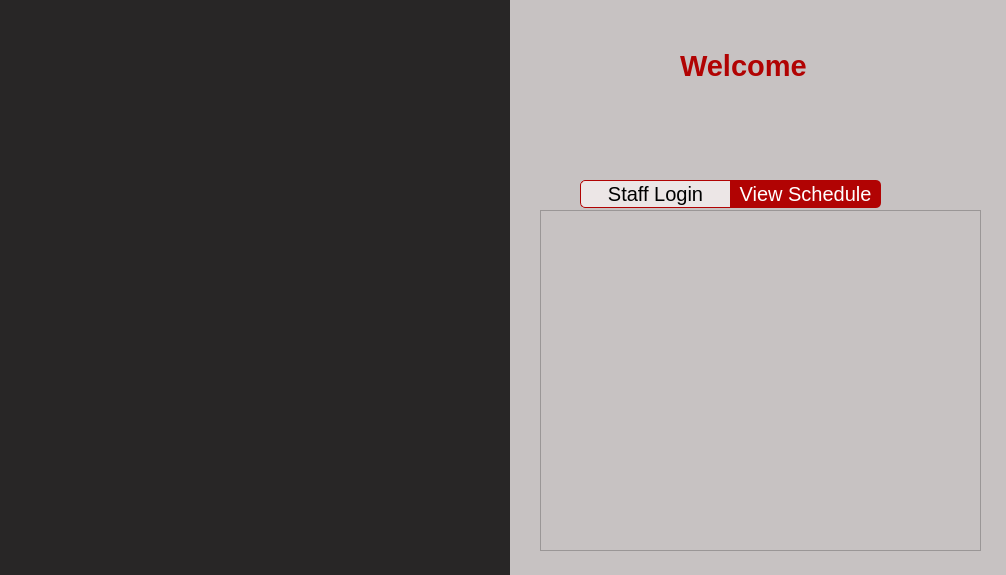
<?xml version="1.0" encoding="UTF-8"?>
<ui version="4.0">
 <class>Form</class>
 <widget class="QWidget" name="Form">
  <property name="geometry">
   <rect>
    <x>0</x>
    <y>0</y>
    <width>1006</width>
    <height>575</height>
   </rect>
  </property>
  <property name="minimumSize">
   <size>
    <width>1006</width>
    <height>575</height>
   </size>
  </property>
  <property name="maximumSize">
   <size>
    <width>1006</width>
    <height>575</height>
   </size>
  </property>
  <property name="windowTitle">
   <string>Form</string>
  </property>
  <layout class="QGridLayout" name="gridLayout">
   <property name="leftMargin">
    <number>0</number>
   </property>
   <property name="topMargin">
    <number>0</number>
   </property>
   <property name="rightMargin">
    <number>0</number>
   </property>
   <property name="bottomMargin">
    <number>0</number>
   </property>
   <property name="spacing">
    <number>0</number>
   </property>
   <item row="0" column="0">
    <widget class="QWidget" name="widget" native="true">
     <property name="acceptDrops">
      <bool>false</bool>
     </property>
     <property name="styleSheet">
      <string notr="true">background-color: rgb(40, 38, 38);</string>
     </property>
     <widget class="QPushButton" name="logo">
      <property name="geometry">
       <rect>
        <x>0</x>
        <y>70</y>
        <width>491</width>
        <height>401</height>
       </rect>
      </property>
      <property name="minimumSize">
       <size>
        <width>491</width>
        <height>401</height>
       </size>
      </property>
      <property name="maximumSize">
       <size>
        <width>421</width>
        <height>401</height>
       </size>
      </property>
      <property name="styleSheet">
       <string notr="true">border-radius: 1px;</string>
      </property>
      <property name="text">
       <string/>
      </property>
      <property name="icon">
       <iconset resource="logo.qrc">
        <normaloff>:/image/image/Logo.png</normaloff>:/image/image/Logo.png</iconset>
      </property>
      <property name="iconSize">
       <size>
        <width>550</width>
        <height>520</height>
       </size>
      </property>
     </widget>
     <widget class="QWidget" name="widget_2" native="true">
      <property name="geometry">
       <rect>
        <x>510</x>
        <y>0</y>
        <width>503</width>
        <height>575</height>
       </rect>
      </property>
      <property name="styleSheet">
       <string notr="true">background-color: rgb(199, 194, 194);</string>
      </property>
      <widget class="QLabel" name="welcome">
       <property name="geometry">
        <rect>
         <x>170</x>
         <y>40</y>
         <width>191</width>
         <height>51</height>
        </rect>
       </property>
       <property name="font">
        <font>
         <pointsize>22</pointsize>
         <weight>75</weight>
         <bold>true</bold>
        </font>
       </property>
       <property name="styleSheet">
        <string notr="true">color: rgb(177, 3, 3);</string>
       </property>
       <property name="text">
        <string>Welcome</string>
       </property>
      </widget>
      <widget class="QLabel" name="error">
       <property name="geometry">
        <rect>
         <x>160</x>
         <y>110</y>
         <width>181</width>
         <height>16</height>
        </rect>
       </property>
       <property name="font">
        <font>
         <weight>75</weight>
         <bold>true</bold>
        </font>
       </property>
       <property name="styleSheet">
        <string notr="true"/>
       </property>
       <property name="text">
        <string/>
       </property>
      </widget>
      <widget class="QWidget" name="widget_3" native="true">
       <property name="geometry">
        <rect>
         <x>30</x>
         <y>210</y>
         <width>441</width>
         <height>341</height>
        </rect>
       </property>
       <widget class="QTableWidget" name="tableWidget">
        <property name="geometry">
         <rect>
          <x>0</x>
          <y>0</y>
          <width>441</width>
          <height>341</height>
         </rect>
        </property>
       </widget>
      </widget>
      <widget class="QPushButton" name="viewschedbtn">
       <property name="geometry">
        <rect>
         <x>220</x>
         <y>180</y>
         <width>151</width>
         <height>28</height>
        </rect>
       </property>
       <property name="font">
        <font>
         <pointsize>-1</pointsize>
        </font>
       </property>
       <property name="cursor">
        <cursorShape>PointingHandCursor</cursorShape>
       </property>
       <property name="styleSheet">
        <string notr="true">#viewschedbtn{
	background-color: rgb(177, 3, 3);
	color: white;
	font-size: 20px;
	border-top-right-radius: 5px;
	border-bottom-right-radius: 5px;
}

#viewschedbtn:hover{
	color: black;
}
</string>
       </property>
       <property name="text">
        <string>View Schedule</string>
       </property>
      </widget>
      <widget class="QPushButton" name="loginstaffbtn">
       <property name="geometry">
        <rect>
         <x>70</x>
         <y>180</y>
         <width>151</width>
         <height>28</height>
        </rect>
       </property>
       <property name="cursor">
        <cursorShape>PointingHandCursor</cursorShape>
       </property>
       <property name="styleSheet">
        <string notr="true">#loginstaffbtn{
	background-color: #ECE6E6;
	border: 1px solid  #B10303;
	font-size: 20px;
	border-top-left-radius: 5px;
	border-bottom-left-radius: 5px;
}

#loginstaffbtn:hover{
	background-color: rgb(177, 3, 3);
	color: white;
}</string>
       </property>
       <property name="text">
        <string>Staff Login</string>
       </property>
      </widget>
     </widget>
    </widget>
   </item>
  </layout>
 </widget>
 <resources>
  <include location="logo.qrc"/>
 </resources>
 <connections/>
</ui>
